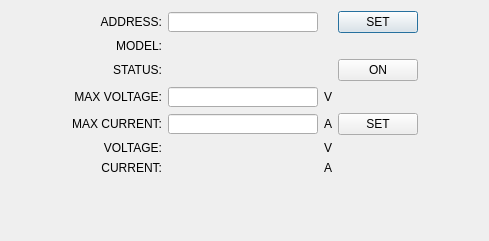
<?xml version="1.0" encoding="UTF-8"?>
<ui version="4.0">
 <class>Dialog</class>
 <widget class="QDialog" name="Dialog">
  <property name="geometry">
   <rect>
    <x>0</x>
    <y>0</y>
    <width>489</width>
    <height>241</height>
   </rect>
  </property>
  <property name="windowTitle">
   <string>PSU Viewer</string>
  </property>
  <layout class="QVBoxLayout" name="verticalLayout">
   <item>
    <layout class="QGridLayout" name="gridLayout">
     <item row="3" column="0">
      <spacer name="horizontalSpacer">
       <property name="orientation">
        <enum>Qt::Horizontal</enum>
       </property>
       <property name="sizeHint" stdset="0">
        <size>
         <width>40</width>
         <height>20</height>
        </size>
       </property>
      </spacer>
     </item>
     <item row="3" column="1">
      <widget class="QLabel" name="label_voltage">
       <property name="sizePolicy">
        <sizepolicy hsizetype="Fixed" vsizetype="Fixed">
         <horstretch>0</horstretch>
         <verstretch>0</verstretch>
        </sizepolicy>
       </property>
       <property name="layoutDirection">
        <enum>Qt::RightToLeft</enum>
       </property>
       <property name="text">
        <string>MAX VOLTAGE:</string>
       </property>
       <property name="alignment">
        <set>Qt::AlignRight|Qt::AlignTrailing|Qt::AlignVCenter</set>
       </property>
      </widget>
     </item>
     <item row="4" column="3">
      <widget class="QLabel" name="label_current_unit">
       <property name="sizePolicy">
        <sizepolicy hsizetype="Fixed" vsizetype="Fixed">
         <horstretch>0</horstretch>
         <verstretch>0</verstretch>
        </sizepolicy>
       </property>
       <property name="text">
        <string>A</string>
       </property>
      </widget>
     </item>
     <item row="5" column="1">
      <widget class="QLabel" name="label_mersurement_voltage">
       <property name="sizePolicy">
        <sizepolicy hsizetype="Fixed" vsizetype="Fixed">
         <horstretch>0</horstretch>
         <verstretch>0</verstretch>
        </sizepolicy>
       </property>
       <property name="layoutDirection">
        <enum>Qt::RightToLeft</enum>
       </property>
       <property name="text">
        <string>VOLTAGE:</string>
       </property>
       <property name="alignment">
        <set>Qt::AlignRight|Qt::AlignTrailing|Qt::AlignVCenter</set>
       </property>
      </widget>
     </item>
     <item row="5" column="3">
      <widget class="QLabel" name="label_measure_voltage_unit">
       <property name="sizePolicy">
        <sizepolicy hsizetype="Fixed" vsizetype="Fixed">
         <horstretch>0</horstretch>
         <verstretch>0</verstretch>
        </sizepolicy>
       </property>
       <property name="text">
        <string>V</string>
       </property>
      </widget>
     </item>
     <item row="4" column="1">
      <widget class="QLabel" name="label_current">
       <property name="sizePolicy">
        <sizepolicy hsizetype="Fixed" vsizetype="Fixed">
         <horstretch>0</horstretch>
         <verstretch>0</verstretch>
        </sizepolicy>
       </property>
       <property name="layoutDirection">
        <enum>Qt::RightToLeft</enum>
       </property>
       <property name="text">
        <string>MAX CURRENT:</string>
       </property>
       <property name="alignment">
        <set>Qt::AlignRight|Qt::AlignTrailing|Qt::AlignVCenter</set>
       </property>
      </widget>
     </item>
     <item row="4" column="2">
      <widget class="QLineEdit" name="lineEdit_current">
       <property name="sizePolicy">
        <sizepolicy hsizetype="Fixed" vsizetype="Fixed">
         <horstretch>0</horstretch>
         <verstretch>0</verstretch>
        </sizepolicy>
       </property>
       <property name="minimumSize">
        <size>
         <width>150</width>
         <height>20</height>
        </size>
       </property>
       <property name="maximumSize">
        <size>
         <width>200</width>
         <height>20</height>
        </size>
       </property>
       <property name="alignment">
        <set>Qt::AlignRight|Qt::AlignTrailing|Qt::AlignVCenter</set>
       </property>
      </widget>
     </item>
     <item row="1" column="1">
      <widget class="QLabel" name="label_model">
       <property name="sizePolicy">
        <sizepolicy hsizetype="Fixed" vsizetype="Fixed">
         <horstretch>0</horstretch>
         <verstretch>0</verstretch>
        </sizepolicy>
       </property>
       <property name="layoutDirection">
        <enum>Qt::RightToLeft</enum>
       </property>
       <property name="text">
        <string>MODEL:</string>
       </property>
       <property name="alignment">
        <set>Qt::AlignRight|Qt::AlignTrailing|Qt::AlignVCenter</set>
       </property>
      </widget>
     </item>
     <item row="3" column="3">
      <widget class="QLabel" name="label_voltage_unit">
       <property name="sizePolicy">
        <sizepolicy hsizetype="Fixed" vsizetype="Fixed">
         <horstretch>0</horstretch>
         <verstretch>0</verstretch>
        </sizepolicy>
       </property>
       <property name="text">
        <string>V</string>
       </property>
      </widget>
     </item>
     <item row="0" column="2">
      <widget class="QLineEdit" name="lineEdit_address">
       <property name="sizePolicy">
        <sizepolicy hsizetype="Fixed" vsizetype="Fixed">
         <horstretch>0</horstretch>
         <verstretch>0</verstretch>
        </sizepolicy>
       </property>
       <property name="minimumSize">
        <size>
         <width>150</width>
         <height>20</height>
        </size>
       </property>
       <property name="maximumSize">
        <size>
         <width>200</width>
         <height>20</height>
        </size>
       </property>
       <property name="text">
        <string/>
       </property>
       <property name="alignment">
        <set>Qt::AlignRight|Qt::AlignTrailing|Qt::AlignVCenter</set>
       </property>
      </widget>
     </item>
     <item row="2" column="2">
      <widget class="QLabel" name="label_status_value">
       <property name="sizePolicy">
        <sizepolicy hsizetype="Maximum" vsizetype="Maximum">
         <horstretch>0</horstretch>
         <verstretch>0</verstretch>
        </sizepolicy>
       </property>
       <property name="layoutDirection">
        <enum>Qt::RightToLeft</enum>
       </property>
       <property name="text">
        <string/>
       </property>
       <property name="alignment">
        <set>Qt::AlignRight|Qt::AlignTrailing|Qt::AlignVCenter</set>
       </property>
      </widget>
     </item>
     <item row="0" column="4">
      <widget class="QPushButton" name="pushButtonSetAddress">
       <property name="maximumSize">
        <size>
         <width>80</width>
         <height>30</height>
        </size>
       </property>
       <property name="text">
        <string>SET</string>
       </property>
      </widget>
     </item>
     <item row="2" column="4">
      <widget class="QPushButton" name="pushButtonSwitch">
       <property name="maximumSize">
        <size>
         <width>80</width>
         <height>30</height>
        </size>
       </property>
       <property name="text">
        <string>ON</string>
       </property>
      </widget>
     </item>
     <item row="3" column="2">
      <widget class="QLineEdit" name="lineEdit_voltage">
       <property name="sizePolicy">
        <sizepolicy hsizetype="Fixed" vsizetype="Fixed">
         <horstretch>0</horstretch>
         <verstretch>0</verstretch>
        </sizepolicy>
       </property>
       <property name="minimumSize">
        <size>
         <width>150</width>
         <height>20</height>
        </size>
       </property>
       <property name="maximumSize">
        <size>
         <width>200</width>
         <height>20</height>
        </size>
       </property>
       <property name="alignment">
        <set>Qt::AlignRight|Qt::AlignTrailing|Qt::AlignVCenter</set>
       </property>
      </widget>
     </item>
     <item row="0" column="1">
      <widget class="QLabel" name="label_address">
       <property name="sizePolicy">
        <sizepolicy hsizetype="Fixed" vsizetype="Fixed">
         <horstretch>0</horstretch>
         <verstretch>0</verstretch>
        </sizepolicy>
       </property>
       <property name="layoutDirection">
        <enum>Qt::RightToLeft</enum>
       </property>
       <property name="text">
        <string>ADDRESS:</string>
       </property>
       <property name="alignment">
        <set>Qt::AlignRight|Qt::AlignTrailing|Qt::AlignVCenter</set>
       </property>
      </widget>
     </item>
     <item row="2" column="1">
      <widget class="QLabel" name="label_status">
       <property name="sizePolicy">
        <sizepolicy hsizetype="Fixed" vsizetype="Fixed">
         <horstretch>0</horstretch>
         <verstretch>0</verstretch>
        </sizepolicy>
       </property>
       <property name="layoutDirection">
        <enum>Qt::RightToLeft</enum>
       </property>
       <property name="text">
        <string>STATUS:</string>
       </property>
       <property name="alignment">
        <set>Qt::AlignRight|Qt::AlignTrailing|Qt::AlignVCenter</set>
       </property>
      </widget>
     </item>
     <item row="1" column="2">
      <widget class="QLabel" name="label_model_value">
       <property name="sizePolicy">
        <sizepolicy hsizetype="Maximum" vsizetype="Maximum">
         <horstretch>0</horstretch>
         <verstretch>0</verstretch>
        </sizepolicy>
       </property>
       <property name="layoutDirection">
        <enum>Qt::RightToLeft</enum>
       </property>
       <property name="text">
        <string/>
       </property>
       <property name="alignment">
        <set>Qt::AlignRight|Qt::AlignTrailing|Qt::AlignVCenter</set>
       </property>
      </widget>
     </item>
     <item row="6" column="3">
      <widget class="QLabel" name="label_measurement_current_unit">
       <property name="sizePolicy">
        <sizepolicy hsizetype="Fixed" vsizetype="Fixed">
         <horstretch>0</horstretch>
         <verstretch>0</verstretch>
        </sizepolicy>
       </property>
       <property name="text">
        <string>A</string>
       </property>
      </widget>
     </item>
     <item row="4" column="4">
      <widget class="QPushButton" name="pushButtonSetVoltageCurrent">
       <property name="maximumSize">
        <size>
         <width>80</width>
         <height>30</height>
        </size>
       </property>
       <property name="text">
        <string>SET</string>
       </property>
      </widget>
     </item>
     <item row="6" column="1">
      <widget class="QLabel" name="label_measurement_current">
       <property name="sizePolicy">
        <sizepolicy hsizetype="Fixed" vsizetype="Fixed">
         <horstretch>0</horstretch>
         <verstretch>0</verstretch>
        </sizepolicy>
       </property>
       <property name="layoutDirection">
        <enum>Qt::RightToLeft</enum>
       </property>
       <property name="text">
        <string>CURRENT:</string>
       </property>
       <property name="alignment">
        <set>Qt::AlignRight|Qt::AlignTrailing|Qt::AlignVCenter</set>
       </property>
      </widget>
     </item>
     <item row="2" column="5">
      <spacer name="horizontalSpacer_2">
       <property name="orientation">
        <enum>Qt::Horizontal</enum>
       </property>
       <property name="sizeHint" stdset="0">
        <size>
         <width>40</width>
         <height>20</height>
        </size>
       </property>
      </spacer>
     </item>
     <item row="5" column="2">
      <widget class="QLabel" name="label_measurement_voltage_value">
       <property name="text">
        <string/>
       </property>
       <property name="alignment">
        <set>Qt::AlignRight|Qt::AlignTrailing|Qt::AlignVCenter</set>
       </property>
      </widget>
     </item>
     <item row="6" column="2">
      <widget class="QLabel" name="label_measurement_current_value">
       <property name="text">
        <string/>
       </property>
       <property name="alignment">
        <set>Qt::AlignRight|Qt::AlignTrailing|Qt::AlignVCenter</set>
       </property>
      </widget>
     </item>
    </layout>
   </item>
   <item>
    <spacer name="verticalSpacer">
     <property name="orientation">
      <enum>Qt::Vertical</enum>
     </property>
     <property name="sizeHint" stdset="0">
      <size>
       <width>20</width>
       <height>40</height>
      </size>
     </property>
    </spacer>
   </item>
  </layout>
 </widget>
 <resources/>
 <connections/>
</ui>
